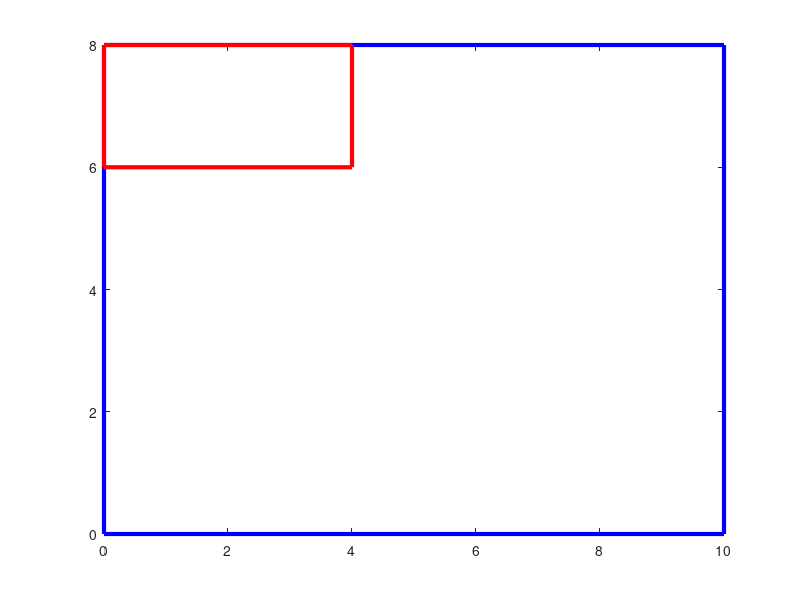

Recreate this plot in MATLAB. (Note: this script raises an error after producing the figure.)
% SMC Car Simulation
% Joseph Broyles
% S-Shaped Program

clf;
clear;
poolXLims = [0 10]';
poolYLims = [0 8]';
rampXLims =[0 4]';
rampYLims =[6 8];
carLocation = [5 1]';  %Car location in the pool frame

thetaC = 0;
thetaS = 0;
move = [.1, 0]';
v = 1;
dt = .1; %time step
ld = .27;

%Program: S-Shape
for t = 0:.1:5

    %draw pool and ramp limits

    clf;
    plot([poolXLims(1), poolXLims(1), poolXLims(2), poolXLims(2), poolXLims(1)], [poolYLims(1), poolYLims(2), poolYLims(2), poolYLims(1), poolYLims(1)], 'b' , 'LineWidth', 3)
    hold on;
    plot([rampXLims(1), rampXLims(1), rampXLims(2), rampXLims(2), rampXLims(1)], [rampYLims(1), rampYLims(2), rampYLims(2), rampYLims(1), rampYLims(1)], 'r' , 'LineWidth', 3)
    hold off;

    %kinematics
    move = [v*cos(thetaC), v*sin(thetaC)]';%circle

    %Sensors93578593

    %Draw the car
    drawCar(carLocation, thetaC, thetaS);
    carLocation = carLocation + move*dt;
    thetaC = thetaC + 2*pi/100;
    thetaS = -atan(2*pi*ld/5)
    pause(.1)
    
end
for t = 5.1:.1:10

    %draw pool and ramp limits
    clf;
    plot([poolXLims(1), poolXLims(1), poolXLims(2), poolXLims(2), poolXLims(1)], [poolYLims(1), poolYLims(2), poolYLims(2), poolYLims(1), poolYLims(1)], 'b' , 'LineWidth', 3)
    hold on;
    plot([rampXLims(1), rampXLims(1), rampXLims(2), rampXLims(2), rampXLims(1)], [rampYLims(1), rampYLims(2), rampYLims(2), rampYLims(1), rampYLims(1)], 'r' , 'LineWidth', 3)
    hold off;

    %kinematics
    move = [v*cos(thetaC), v*sin(thetaC)]';%circle

    %Draw the car
    drawCar(carLocation, thetaC, thetaS);
    carLocation = carLocation + move*dt;
    thetaC = thetaC - 2*pi/100;
    thetaS = atan(2*pi*ld/5);
    pause(.1)
    
end
for t = 10.1:.1:12.1
    
    %draw pool and ramp limits
    clf;
    plot([poolXLims(1), poolXLims(1), poolXLims(2), poolXLims(2), poolXLims(1)], [poolYLims(1), poolYLims(2), poolYLims(2), poolYLims(1), poolYLims(1)], 'b' , 'LineWidth', 3)
    hold on;
    plot([rampXLims(1), rampXLims(1), rampXLims(2), rampXLims(2), rampXLims(1)], [rampYLims(1), rampYLims(2), rampYLims(2), rampYLims(1), rampYLims(1)], 'r' , 'LineWidth', 3)
    hold off;

    %kinematics
    move = [v*cos(thetaC), v*sin(thetaC)]';%circle

    %Draw the car
    drawCar(carLocation, thetaC, thetaS);
    carLocation = carLocation + move*dt;
    thetaC = thetaC - pi/40;
    thetaS = atan(4*pi*ld/5);
    pause(.1)
    
end
for t = 12.2:.1:14

    %draw pool and ramp limits
    clf;
    plot([poolXLims(1), poolXLims(1), poolXLims(2), poolXLims(2), poolXLims(1)], [poolYLims(1), poolYLims(2), poolYLims(2), poolYLims(1), poolYLims(1)], 'b' , 'LineWidth', 3)
    hold on;
    plot([rampXLims(1), rampXLims(1), rampXLims(2), rampXLims(2), rampXLims(1)], [rampYLims(1), rampYLims(2), rampYLims(2), rampYLims(1), rampYLims(1)], 'r' , 'LineWidth', 3)
    hold off;
    
    %kinematics
    thetaS = thetaC;
    move = [v*cos(thetaC), v*sin(thetaC)]';%circle

    %Draw the car
    drawCar(carLocation, thetaC, thetaS);
    carLocation = carLocation + move*dt;

    pause(.1)
    
end
for t = 14.1:.1:16
    
    %draw pool and ramp limits
    clf;
    plot([poolXLims(1), poolXLims(1), poolXLims(2), poolXLims(2), poolXLims(1)], [poolYLims(1), poolYLims(2), poolYLims(2), poolYLims(1), poolYLims(1)], 'b' , 'LineWidth', 3)
    hold on;
    plot([rampXLims(1), rampXLims(1), rampXLims(2), rampXLims(2), rampXLims(1)], [rampYLims(1), rampYLims(2), rampYLims(2), rampYLims(1), rampYLims(1)], 'r' , 'LineWidth', 3)
    hold off;

    %kinematics
    move = [v*cos(thetaC), v*sin(thetaC)]';%circle

    %Draw the car
    drawCar(carLocation, thetaC, thetaS);
    carLocation = carLocation + move*dt;
    thetaC = thetaC - pi/40;
    thetaS = atan(4*pi*ld/5);
    pause(.1)
    
end
